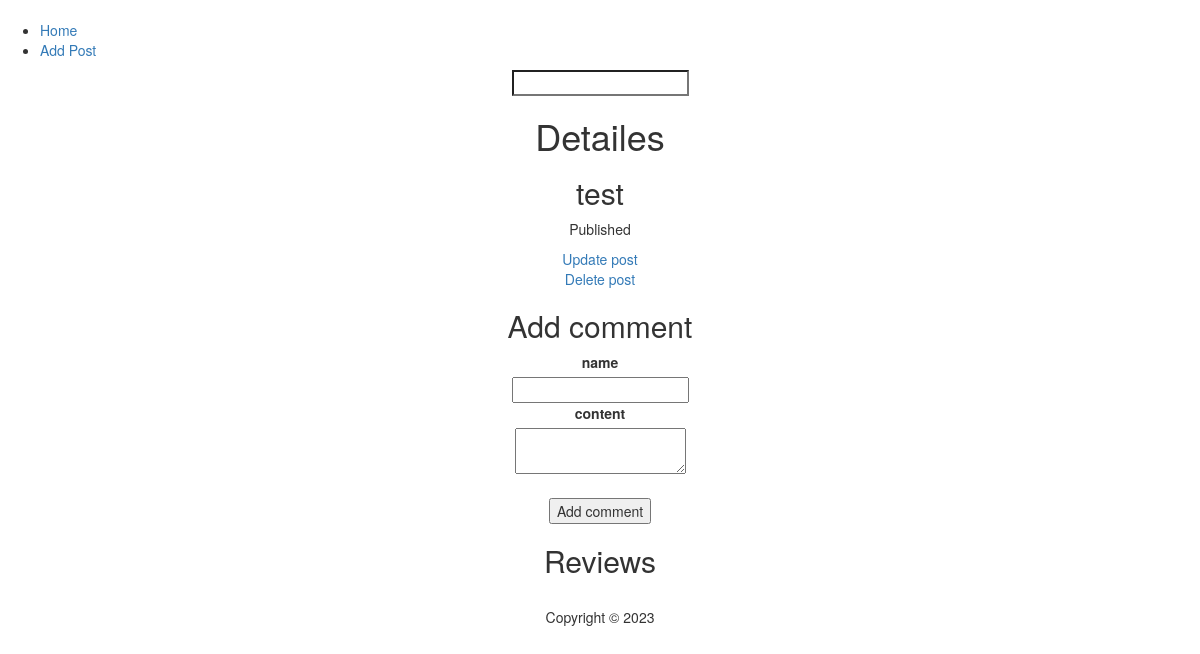
Page /post_details/12/ on the earlier database version.
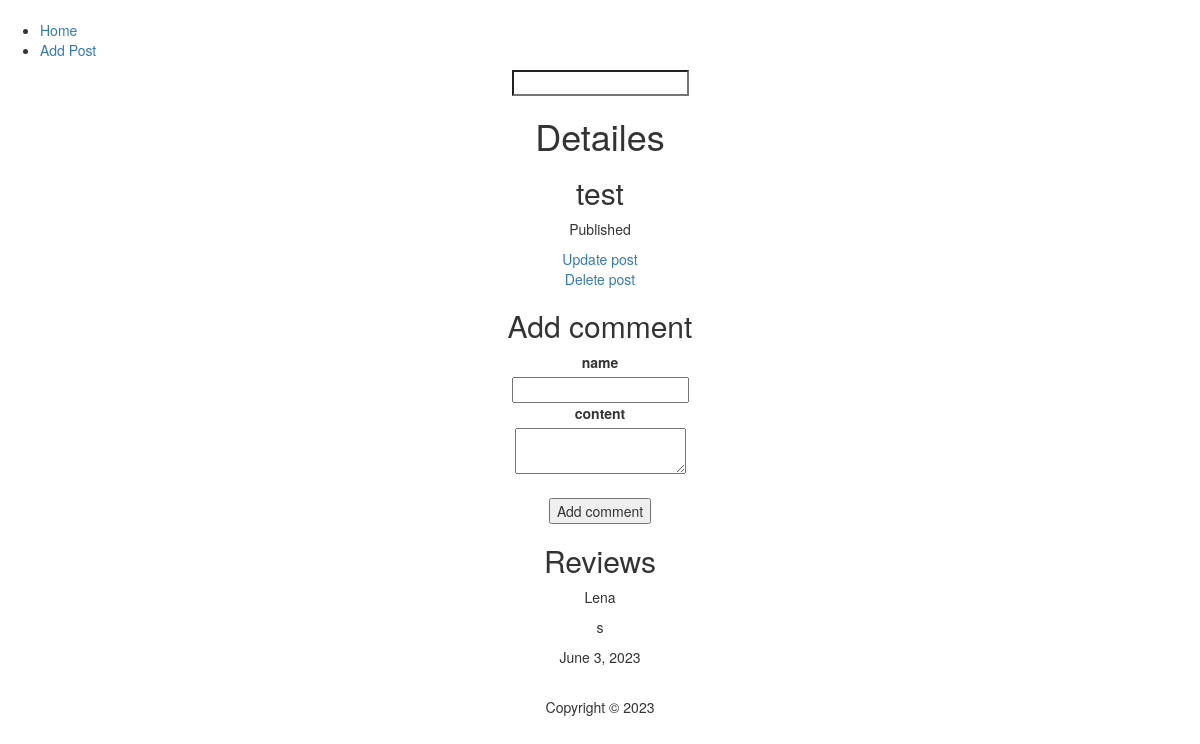
Same page on the later database version.
### main_app/models.py (models this page shows)
class Post(models.Model):
    Title = models.CharField(max_length=100)
    Content = models.TextField()
    is_published = models.BooleanField(default=False)
    publish_date = models.DateField()

class Comment(models.Model):
    post = models.ForeignKey(Post, on_delete=models.CASCADE)
    name = models.CharField(max_length=100)
    content = models.TextField()
    created_at = models.DateField(auto_now_add=True)

### main_app/views.py (the view)
# urls.py: path("post_details/<post_id>/", views.post_details, name="post_details"),
def post_details(request:HttpRequest, post_id):
    try:
        comments=Comment.objects.filter(post=post_id)
        post = Post.objects.get(id=post_id)
    except:
        return render(request, 'main_app/no_post.html')
    return render(request, 'main_app/post_details.html', {"post": post,'comments':comments})

### main_app/templates/main_app/post_details.html (shortened to what this page needs)
{% extends 'main_app/base.html' %}
{% block content %}
<div style="text-align: center">
    <h1>Detailes</h1>
    <h2>{{post.Title}}</h2>
    <p>{{post.Content}}</p>
    <div>
        <a href="{% url 'main_app:update_post' post.id %}">Update post</a><br>
        <a href="{% url 'main_app:delete_post' post.id %}">Delete post</a>
    </div>
</div>
<div style="text-align: center">
    <h2>Add comment</h2>
    <form method="POST" action="{% url 'main_app:add_comment' post.id %}">
        <div>
            <label>name</label><br>
            <input name="name" type="text">
        </div>
        <div>
            <label>content</label><br>
            <textarea name="content"></textarea>
        </div>
        <div><br>
            <button type="submit">Add comment</button>
        </div>
    </form>
</div>
<div style="text-align: center">
    <h2>Reviews</h2>
    {% for comment in comments %}
    <div>
        <p>{{comment.name}}</p>
        <p>{{comment.content}}</p>
        <p>{{comment.created_at}}</p>
    </div>
    {% endfor %}
</div>
{% endblock %}

### main_app/templates/main_app/base.html (shortened to what this page needs)
<!DOCTYPE html>
<html lang="en">
<head>
    <link rel="stylesheet" href="https://maxcdn.bootstrapcdn.com/bootstrap/3.4.1/css/bootstrap.min.css">
</head>
<body>
    <br>
    <nav>
        <ul>
            <li><a href="/">Home</a></li>
            <li><a href="/add_post/">Add Post</a></li>
        </ul>
    </nav>
    <form action="{% url 'main_app:search' %}" method="GET" role="search" style="text-align: center">
        <input type="search" name="search" minlength="4">
    </form>
    <main>
        {% block content %}
        {% endblock %}
    </main>
    <br>
    <footer style="text-align: center"> Copyright &copy; 2023 </footer>
    <br>
</body>
</html>

Differences in the rows shown:
added Comment: name "Lena", content "s", created_at "June 3, 2023"
